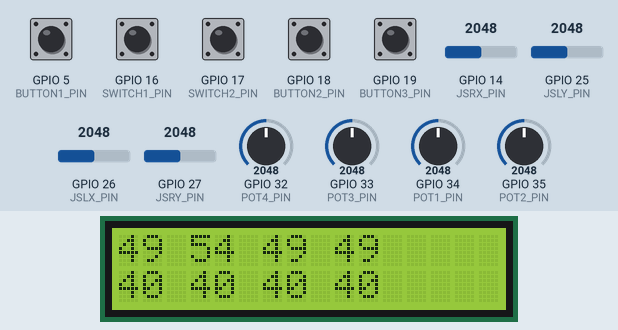
The sketch below on a simulated ESP32. Shown: 16×2 character LCD. The inputs (shaded band) are chosen by the test bench; at power-on: GPIO 5 (BUTTON1_PIN), GPIO 16 (SWITCH1_PIN), GPIO 17 (SWITCH2_PIN), GPIO 18 (BUTTON2_PIN), GPIO 19 (BUTTON3_PIN) HIGH, GPIO 26 (JSLX_PIN) = 2048, GPIO 14 (JSRX_PIN) = 2048, GPIO 25 (JSLY_PIN) = 2048, GPIO 27 (JSRY_PIN) = 2048, GPIO 32 (POT4_PIN) = 2048, GPIO 33 (POT3_PIN) = 2048, GPIO 34 (POT1_PIN) = 2048, GPIO 35 (POT2_PIN) = 2048. WiFi joins after 1.5 s; servers stay silent unless stated; what the sketch prints to the serial monitor is not drawn.

Above: at 1.2 s.
1.3 s: GPIO 16 (SWITCH1_PIN) pulled LOW for 0.15 s
At 1.46 s:
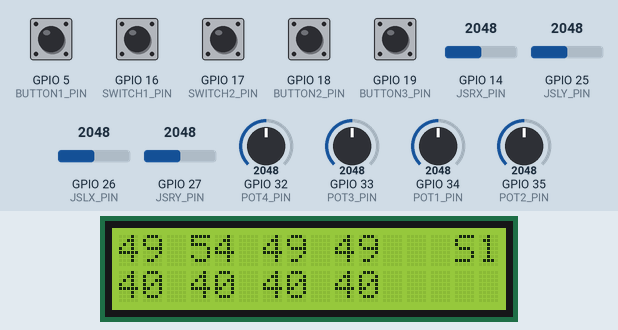
3.0 s: GPIO 26 (JSLX_PIN) set to 2866
At 4.2 s:
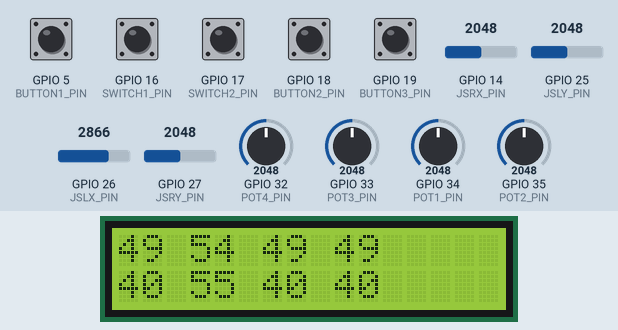
4.5 s: GPIO 14 (JSRX_PIN) set to 2866
At 5.3 s:
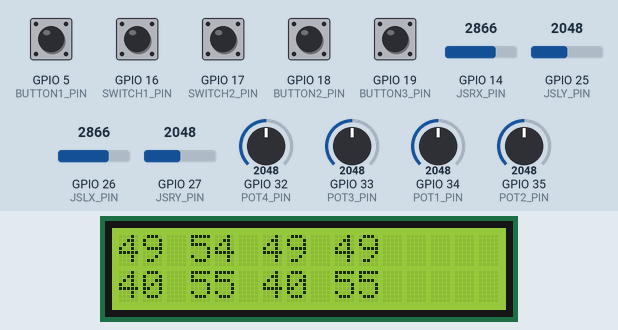
6.1 s: GPIO 25 (JSLY_PIN) set to 2866
At 7.4 s:
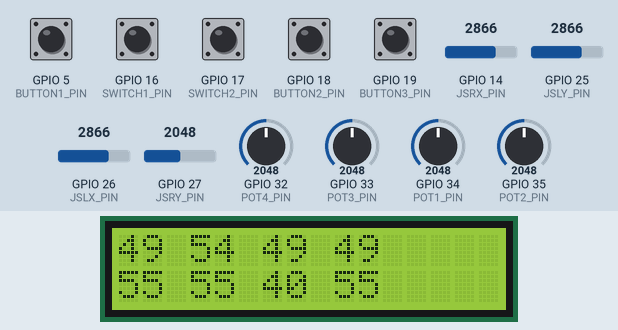
7.7 s: GPIO 27 (JSRY_PIN) set to 2866
At 8.5 s:
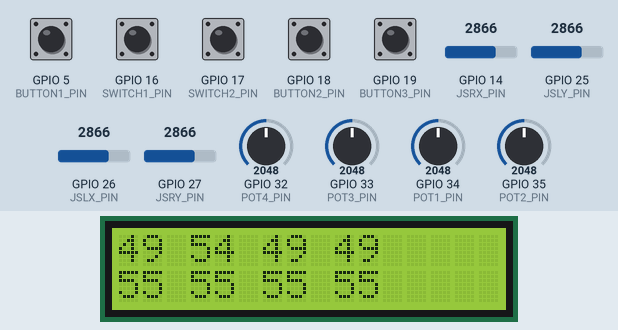
9.2 s: GPIO 32 (POT4_PIN) set to 2866
At 10.8 s:
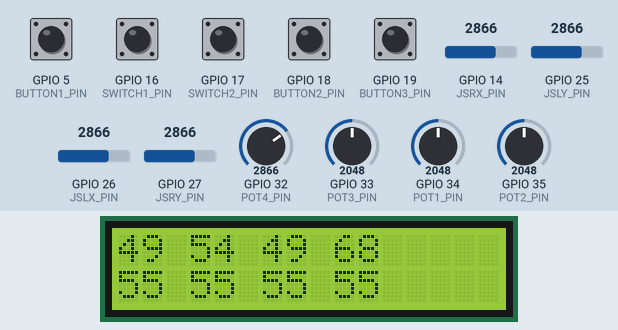
Timing chart, 0 to 11.8 s (numbered marks = the images above; inputs shaded):
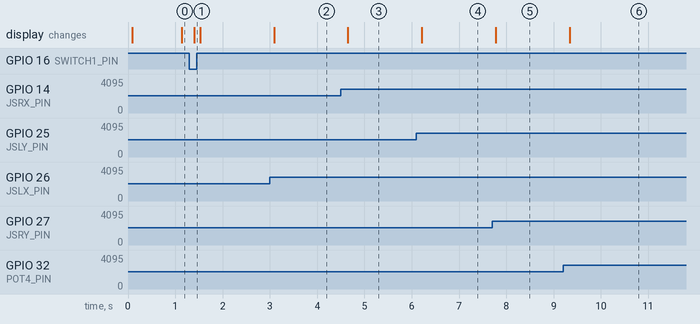

Measured:
- after the input at 1.3 s, the display: changes after 0.10 s (image 1)
- after the input at 3.0 s, the display: changes after 0.09 s (image 2)
- after the input at 4.5 s, the display: changes after 0.15 s (image 3)
- after the input at 6.1 s, the display: changes after 0.11 s (image 4)
- after the input at 7.7 s, the display: changes after 0.08 s (image 5)
- after the input at 9.2 s, the display: changes after 0.14 s (image 6)

The sketch:

TransmitterSW.ino
```cpp
#include "driver/adc.h"
#include "esp_adc_cal.h"
#include "freertos/FreeRTOS.h"
#include "freertos/task.h"
#include <Wire.h>
#include <FaBoLCD_PCF8574.h>
#include <esp_now.h>
#include <WiFi.h>

// Pinout: https://raw.githubusercontent.com/AchimPieters/esp32-homekit-camera/master/Images/ESP32-38%20PIN-DEVBOARD.png
#define POT1_PIN 34 //ADC6
#define POT2_PIN 35 //ADC7
#define POT3_PIN 33 //ADC4
#define POT4_PIN 32 //ADC5

#define JSLY_PIN 25 //ADC18
#define JSLX_PIN 26 //ADC19
#define JSRY_PIN 27 //ADC17
#define JSRX_PIN 14 //ADC16

#define BUTTON1_PIN 5
#define BUTTON2_PIN 18
#define BUTTON3_PIN 19

#define SWITCH1_PIN 16
#define SWITCH2_PIN 17

#define I2C_SDA 21
#define I2C_SCL 22

#define SWITCH1_MASK 0x01
#define SWITCH2_MASK 0x02
#define BUTTON1_MASK 0x04
#define BUTTON2_MASK 0x08
#define BUTTON3_MASK 0x10

#define BUTTON_DISPLAY_MS 1000
#define BUTTON_DEBOUNCE_MS 500
#define STICK_DEADZONE 4

// Global copy of slave
#define ESP_NOW_CHANNEL 1
#define PRINTSCANRESULTS 0
#define DELETEBEFOREPAIR 0

struct FeedBack {
    float X;
    float Y;
    float Z;
    float YAW;
    float PITCH;
    float ROLL;
};

// [DEFAULT] ESP32 transmitter Board MAC Address: 80:64:6f:c5:0f:30
uint8_t slaveAddress[] = {0xac, 0x67, 0xb2, 0xc0, 0x54, 0xf8}; // ESPnow mac address
esp_now_peer_info_t peerInfo;

uint8_t inputs[9];

long buttonMillis = 0;
long button1Millis = 0;
long button2Millis = 0;
long button3Millis = 0;

boolean sendButton1 = false, sendButton2 = false, sendButton3 = false;

FaBoLCD_PCF8574 lcd(0x27); // LCD address

void IRAM_ATTR ISR_BUTTON1() {
  if ((millis() - button1Millis) > BUTTON_DEBOUNCE_MS) {
    sendButton1 = true;
    button1Millis = millis();

    // Do shit
    buttonMillis = millis();
  }
}

void IRAM_ATTR ISR_BUTTON2() {
  if ((millis() - button2Millis) > BUTTON_DEBOUNCE_MS) {
    sendButton2 = true;
    button2Millis = millis();

    // Do shit
    buttonMillis = millis();
  }
}

void IRAM_ATTR ISR_BUTTON3() {
  if ((millis() - button3Millis) > BUTTON_DEBOUNCE_MS) {
    sendButton3 = true;
    button3Millis = millis();

    // Do shit
    buttonMillis = millis();
  }
}

// Callback function when data is received
void OnDataRecv(const uint8_t *mac_addr, const uint8_t *data, int data_len) {
  FeedBack receivedData;
  memcpy(&receivedData, data, sizeof(receivedData));
  Serial.println("X: " + String(receivedData.X, 1) + "mm    Y: " + String(receivedData.Y,1) + "mm    Z: " + String(receivedData.Z,1) + "mm    Yaw: " + String(receivedData.YAW,1) + "°    Pitch: " + String(receivedData.PITCH,1) + "°    Roll: " + String(receivedData.ROLL,1) + "°");  // Assuming data is a string
}

// Init ESP Now with fallback
void InitESPNow() {
  WiFi.disconnect();
  WiFi.mode(WIFI_STA);
  WiFi.begin();

  if (esp_now_init() == ESP_OK) {
    Serial.println("ESPNow Init Success");
  }
  else {
    Serial.println("ESPNow Init Failed");
    // InitESPNow();
    //ESP.restart();
    return;
  }

  // Register peer
  memcpy(peerInfo.peer_addr, slaveAddress, 6);
  peerInfo.channel = ESP_NOW_CHANNEL;
  peerInfo.encrypt = false;

  // Add peer
  if (esp_now_add_peer(&peerInfo) != ESP_OK){
    Serial.println("Failed to add peer");
    return;
  }
  esp_now_register_recv_cb(esp_now_recv_cb_t(OnDataRecv));
}

// send data
void sendData() {
  const uint8_t *peer_addr = peerInfo.peer_addr;
  //Serial.print("Sending... ");
  esp_err_t result = esp_now_send(peer_addr, &inputs[0], sizeof(inputs));
  //Serial.print("Send Status: ");
  if (result == ESP_OK) {
    //Serial.println("Success");
  } else if (result == ESP_ERR_ESPNOW_NOT_INIT) {
    // How did we get so far!!
    Serial.println("ESPNOW not Init.");
  } else if (result == ESP_ERR_ESPNOW_ARG) {
    Serial.println("Invalid Argument");
  } else if (result == ESP_ERR_ESPNOW_INTERNAL) {
    Serial.println("Internal Error");
  } else if (result == ESP_ERR_ESPNOW_NO_MEM) {
    Serial.println("ESP_ERR_ESPNOW_NO_MEM");
  } else if (result == ESP_ERR_ESPNOW_NOT_FOUND) {
    Serial.println("Peer not found.");
  } else {
    Serial.println("Not sure what happened");
  }
}

/*
// callback when data is sent from Master to Slave
void OnDataSent(const uint8_t *mac_addr, esp_now_send_status_t status) {
  char macStr[18];
  snprintf(macStr, sizeof(macStr), "%02x:%02x:%02x:%02x:%02x:%02x",
           mac_addr[0], mac_addr[1], mac_addr[2], mac_addr[3], mac_addr[4], mac_addr[5]);
  Serial.print("Last Packet Sent to: "); Serial.println(macStr);
  Serial.print("Last Packet Send Status: "); Serial.println(status == ESP_NOW_SEND_SUCCESS ? "Delivery Success" : "Delivery Fail");
}
*/

void readADC2 () {
  WiFi.mode(WIFI_OFF);
  pinMode(JSLY_PIN, INPUT);
  pinMode(JSLX_PIN, INPUT);
  pinMode(JSRY_PIN, INPUT);
  pinMode(JSRX_PIN, INPUT);

  inputs[4] = (uint8_t)map(analogRead(JSLY_PIN),0,4095,0,80);
  inputs[5] = (uint8_t)map(analogRead(JSLX_PIN),0,4095,0,80);
  inputs[6] = (uint8_t)map(analogRead(JSRY_PIN),0,4095,0,80);
  inputs[7] = (uint8_t)map(analogRead(JSRX_PIN),0,4095,0,80);
  for (int i = 0;i < 4;i++) {
    if (abs(inputs[4+i]-40) < STICK_DEADZONE) {
      inputs[4+i] = 40;
    }
  }
  WiFi.mode(WIFI_STA);
}

void updateDisplay() {
  lcd.setCursor(0,0);
  for (int i = 0;i < 8;i++) {
    int value = 0;
    if (i < 4) {
      value = map(inputs[i],0,200,0,99);
    } else {
      value = inputs[i];
    }
    String s = "";
    if (value < 10) {
      s += "0";
    }
    s += String(value);
    //Serial.print(s + " , ");
    lcd.print(s);
    if ((i != 3) && (i != 7)) {
      lcd.print(" ");
    }
    if (i == 3) {
      long t = millis();
      if ((t - button1Millis) < BUTTON_DISPLAY_MS) {
        lcd.print(" 1 ");
      } else if ((t - button2Millis) < BUTTON_DISPLAY_MS){
        lcd.print(" 2 ");
      } else if ((t - button3Millis) < BUTTON_DISPLAY_MS){
        lcd.print(" 3 ");
      } else {
        lcd.print("   ");
      }

      if ((inputs[8] & SWITCH1_MASK) && SWITCH1_MASK) {
        lcd.print("S1");
      } else {
        lcd.print("  ");
      }
      if ((inputs[8] & SWITCH2_MASK) && SWITCH2_MASK) {
        lcd.setCursor(14,1);
        lcd.print("S2");
      } else {
        lcd.setCursor(14,1);
        lcd.print("  ");
      }
      lcd.setCursor(0,1);
    }
  }
  //Serial.println("");
}

void readValues () {
  inputs[0] = (uint8_t)map(analogRead(POT1_PIN),0,4095,0,200);
  inputs[1] = (uint8_t)map(analogRead(POT2_PIN),4095,415,0,200);
  inputs[2] = (uint8_t)map(analogRead(POT3_PIN),0,4095,0,200);
  inputs[3] = (uint8_t)map(analogRead(POT4_PIN),0,4095,0,200);
  /*
  inputs[4] = (uint8_t)map(analogRead(JSLX_PIN),0,4095,0,10);
  inputs[5] = (uint8_t)map(analogRead(JSLY_PIN),0,4095,0,10);
  inputs[6] = (uint8_t)map(analogRead(JSRX_PIN),0,4095,0,10);
  inputs[7] = (uint8_t)map(analogRead(JSRY_PIN),0,4095,0,10);
  */
  readADC2();
  if (sendButton1) {
    sendButton1 = false;
    inputs[8] |=  BUTTON1_MASK;
  } else {
    inputs[8] &= ~BUTTON1_MASK;
  }

  if (sendButton2) {
    sendButton2 = false;
    inputs[8] |=  BUTTON2_MASK;
  } else {
    inputs[8] &= ~BUTTON2_MASK;
  }

  if (sendButton3) {
    sendButton3 = false;
    inputs[8] |=  BUTTON3_MASK;
  } else {
    inputs[8] &= ~BUTTON3_MASK;
  }

  if (!digitalRead(SWITCH1_PIN)) {
    inputs[8] |=  SWITCH1_MASK;
  } else {
    inputs[8] &= ~SWITCH1_MASK;
  }

  if (!digitalRead(SWITCH2_PIN)) {
    inputs[8] |=  SWITCH2_MASK;
  } else {
    inputs[8] &= ~SWITCH2_MASK;
  }
}

void setup() {
  Serial.begin(115200);
  InitESPNow();

  analogSetAttenuation((adc_attenuation_t)ADC_ATTEN_DB_11); // set range to 0-3.3V

  pinMode(POT1_PIN, INPUT);
  pinMode(POT2_PIN, INPUT);
  pinMode(POT3_PIN, INPUT);
  pinMode(POT4_PIN, INPUT);
  /*
  pinMode(JSLX_PIN, INPUT);
  pinMode(JSLY_PIN, INPUT);
  pinMode(JSRX_PIN, INPUT);
  pinMode(JSRY_PIN, INPUT);
  */
  pinMode(BUTTON1_PIN, INPUT_PULLUP);
  pinMode(BUTTON2_PIN, INPUT_PULLUP);
  pinMode(BUTTON3_PIN, INPUT_PULLUP);

  pinMode(SWITCH1_PIN, INPUT_PULLUP);
  pinMode(SWITCH2_PIN, INPUT_PULLUP);

  attachInterrupt(BUTTON1_PIN, ISR_BUTTON1, FALLING);
  attachInterrupt(BUTTON2_PIN, ISR_BUTTON2, FALLING);
  attachInterrupt(BUTTON3_PIN, ISR_BUTTON3, FALLING);

  Wire.begin(I2C_SDA,I2C_SCL);
  lcd.begin(16, 2);
}

void loop() {
  readValues();
  updateDisplay();
  sendData();
  delay(100);
}
```
